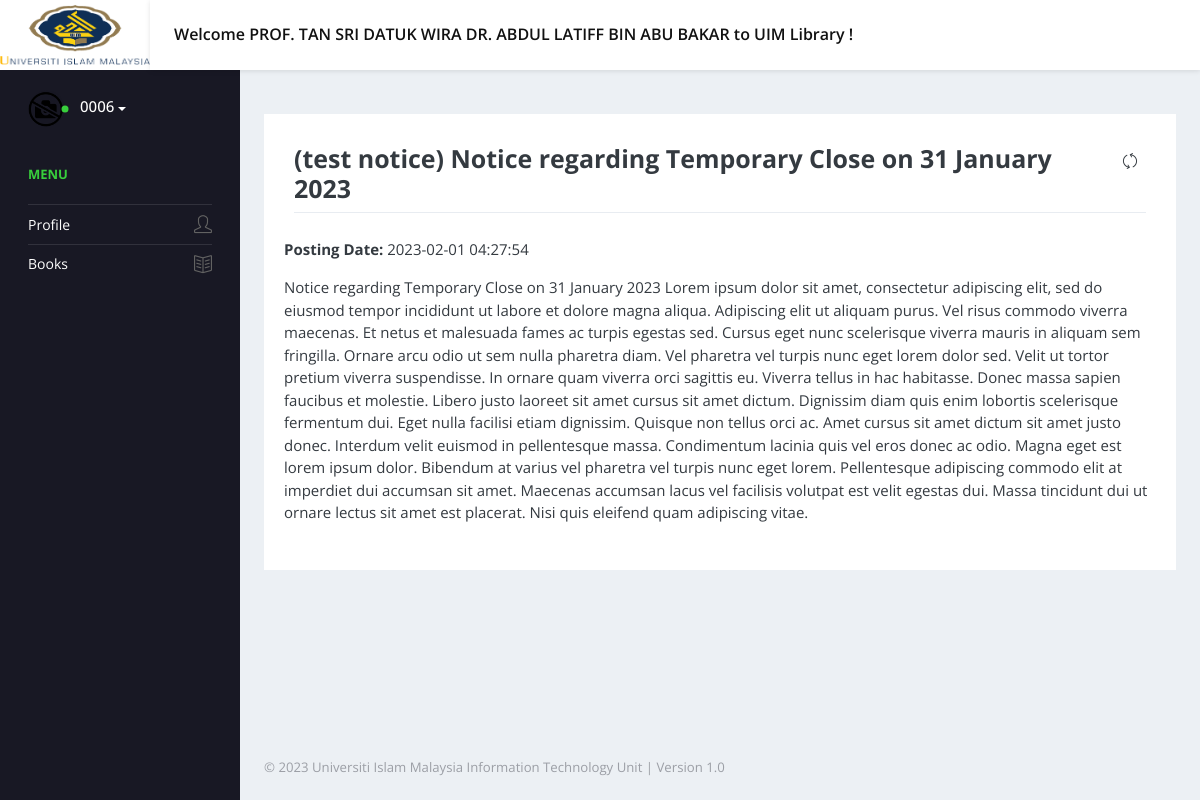
Screenshot of /notice-detail.php?nid=7 (signed in) with the database file from the repository.
### tables this page shows
CREATE TABLE `user` (
  `id` int(11) NOT NULL,
  `fname` varchar(255) DEFAULT NULL,
  `userEmail` varchar(255) DEFAULT NULL,
  `mobilenumber` varchar(255) DEFAULT NULL,
  `password` varchar(255) DEFAULT NULL,
  `userphoto` varchar(255) NOT NULL,
  `noic` varchar(255) DEFAULT NULL,
  `nokad` varchar(255) DEFAULT NULL,
  `tlahir` varchar(255) DEFAULT NULL,
  `tempatlahir` varchar(255) DEFAULT NULL,
  `agama` varchar(255) DEFAULT NULL,
  `bangsa` varchar(255) DEFAULT NULL,
  `tarafkahwin` varchar(255) NOT NULL,
  `jenisahli` varchar(255) DEFAULT NULL,
  `pendidikan` varchar(255) DEFAULT NULL,
  `kursus` varchar(255) DEFAULT NULL,
  `jawatan` varchar(255) DEFAULT NULL,
  `status` int(1) DEFAULT NULL,
  `statusAcc` varchar(50) DEFAULT NULL
);

CREATE TABLE `tblnotice` (
  `id` int(11) NOT NULL,
  `noticeTitle` varchar(255) DEFAULT NULL,
  `noticeDetails` mediumtext DEFAULT NULL,
  `postingDate` timestamp NULL DEFAULT current_timestamp()
);

### notice-detail.php (the view, shortened to what this page needs)
<?php session_start();
include('includes/config.php');
if(strlen($_SESSION['login'])==0)
  {
header('location:index.php');
}
else
{
?>
<!DOCTYPE html>
<html lang="en">
  <head>
    <link rel="stylesheet" href="vendors/simple-line-icons/css/simple-line-icons.css">
    <link rel="stylesheet" href="vendors/flag-icon-css/css/flag-icon.min.css">
    <link rel="stylesheet" href="vendors/css/vendor.bundle.base.css">
    <link rel="stylesheet" href="./vendors/daterangepicker/daterangepicker.css">
    <link rel="stylesheet" href="./vendors/chartist/chartist.min.css">
    <link rel="stylesheet" href="./css/style.css">
  </head>
  <body>
    <div class="container-scroller">
     <?php include_once('includes/header.php');?>
      <div class="container-fluid page-body-wrapper">
        <?php include_once('includes/sidebar.php');?>
        <div class="main-panel">
          <div class="content-wrapper">
            <div class="row" id="dtBasicExample">
              <div class="col-md-12 grid-margin">
                <div class="card">
                  <div class="card-body">
                    <div class="row">
                      <div class="col-md-12">
                        <div class="d-sm-flex align-items-baseline report-summary-header">
                        <?php
$noticeid=$_GET['nid'];
$sql = "SELECT * from tblnotice where id='$noticeid'";
$query = $dbh->prepare($sql);
$query->execute();
$results=$query->fetchAll(PDO::FETCH_OBJ);
if($query->rowCount() > 0)
{
foreach($results as $result)
{   ?>
                          <h3 class="font-weight-semibold"><?php echo htmlentities($result->noticeTitle);?><br></h3> <button class="btn btn-icons border-0 p-2 noprint"><i onClick="history.go(0);" class="icon-refresh"></i></button>
                        </div>
                      </div>
                    </div>
                    <div class="row report-inner-cards-wrapper">
                        <p><strong>Posting Date: </strong><?php echo htmlentities($result->postingDate);?></p>
<p><?php echo htmlentities($result->noticeDetails);?></p>
<?php }} ?>
                    </div>
                  </div>
                </div>
              </div>
            </div>
          </div>
         <?php include_once('includes/footer.php');?>
        </div>
    </div>
  </body>
  <?php } ?>

### includes/header.php (shortened to what this page needs)
 <nav class="navbar default-layout-navbar col-lg-12 col-12 p-0 fixed-top d-flex flex-row">
        <div>
          <a href="issue-book.php">
          <div>
                <img src="images/picture1.png" style="text-align: center;" width="150" height="60">
                </div>
          </a>
        </div>
        <?php
         $uid= $_SESSION['noic'];
$sql="SELECT * from user where noic=:uid";
$query = $dbh -> prepare($sql);
$query->bindParam(':uid',$uid,PDO::PARAM_STR);
$query->execute();
$results=$query->fetchAll(PDO::FETCH_OBJ);
$cnt=1;
if($query->rowCount() > 0)
{
foreach($results as $row)
{               ?>
        <div class="navbar-menu-wrapper d-flex align-items-center flex-grow-1">
          <h5 class="mb-0 font-weight-medium d-none d-lg-flex"> Welcome <?php  echo htmlentities($row->fname);?> to UIM Library !</h5>
        </div>
      </nav>
      <?php $cnt=$cnt+1;}} ?>

### includes/sidebar.php (shortened to what this page needs)
<nav class="sidebar sidebar-offcanvas" id="sidebar">
          <ul class="nav">
            <li class="nav-item nav-profile">
            <a class="nav-link dropdown-toggle" id="UserDropdown" href="#" data-toggle="dropdown" aria-expanded="false">
            <?php
         $uid= $_SESSION['noic'];
$sql="SELECT * from user where noic=:uid";
$query = $dbh -> prepare($sql);
$query->bindParam(':uid',$uid,PDO::PARAM_STR);
$query->execute();
$results=$query->fetchAll(PDO::FETCH_OBJ);
$cnt=1;
if($query->rowCount() > 0)
{
foreach($results as $row)
{               ?>
                <div class="profile-image">
                <?php $userphoto=$row->userphoto;
                    if($userphoto==""):
                    ?>
                  <img class="img-xs rounded-circle" src="userphoto/noimages.png" alt="profile image">
                  <?php else:?>
                    <img class="img-xs rounded-circle ml-2" src="userphoto/<?php echo htmlentities($row->userphoto);?>" >
                    <?php endif;?>
                  <div class="dot-indicator bg-success"></div>
                </div>
                <div class="text-wrapper">
                  <p class="profile-name"><?php  echo htmlentities($row->nokad);?></p>
                </div>
              </a>
                <p class="mb-1 mt-3" style="font-weight:bold;"><?php  echo htmlentities($row->fname);?></p><?php $cnt=$cnt+1;}} ?>
            </li>
            <li class="nav-item nav-category">
              <span class="nav-link">MENU</span>
            </li>
            <li class="nav-item">
              <a class="nav-link" href="profile.php">
                <span class="menu-title">Profile</span>
                <i class="icon-user menu-icon"></i>
              </a>
            </li>
            <li class="nav-item">
              <a class="nav-link" data-toggle="collapse" href="#auth" aria-expanded="false" aria-controls="auth">
                <span class="menu-title">Books</span>
                <i class="icon-book-open menu-icon"></i>
              </a>
            </li>
          </ul>
        </nav>

### includes/footer.php
<footer class="footer">
           <div class="d-sm-flex justify-content-center justify-content-sm-between">
             <span class="text-muted d-block text-center text-sm-left d-sm-inline-block" style="color: blue;">© <?php echo date('Y');?> Universiti Islam Malaysia Information Technology Unit | Version 1.0 </span>
           </div>
         </footer>

### rows the page displays
user: fname "PROF. TAN SRI DATUK WIRA DR. ABDUL LATIFF BIN ABU BAKAR", nokad "0006"
tblnotice: noticeTitle "(test notice) Notice regarding Temporary Close on 31 January 2023", postingDate "2023-02-01 04:27:54", noticeDetails "Notice regarding Temporary Close on 31 January 2023 Lorem ipsum dolor sit amet, consectetur adipiscing elit, sed do eiusmod tempor incididunt ut labore et dolore magna aliqua. Adipiscing elit ut aliquam purus. Vel risus commodo viverra maecenas. Et netus et malesuada fames ac turpis egestas sed. Cursus eget nunc scelerisque viverra mauris in aliquam sem fringilla. Ornare arcu odio ut sem nulla pharetra diam. Vel pharetra vel turpis nunc eget lorem dolor sed. Velit ut tortor pretium viverra suspendisse. In ornare quam viverra orci sagittis eu. Viverra tellus in hac habitasse. Donec massa sapien faucibus et molestie. Libero justo laoreet sit amet cursus sit amet dictum. Dignissim diam quis…"
